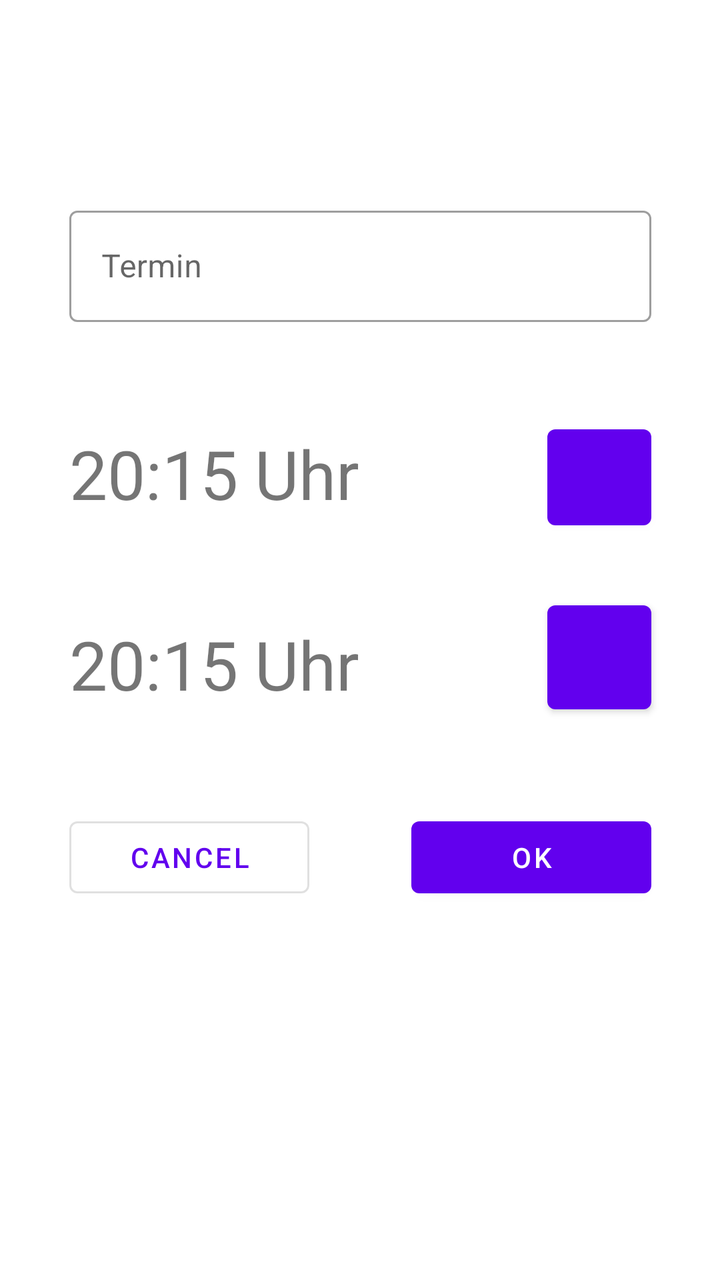
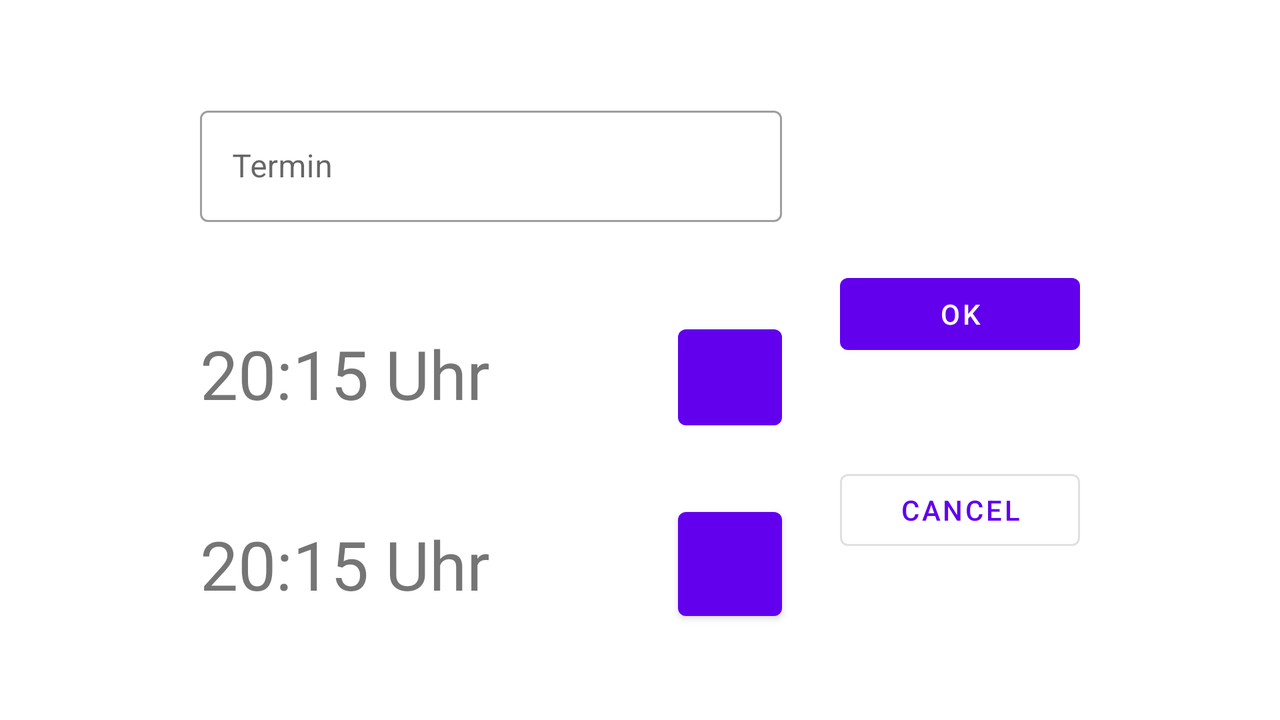

The same Android screen from two of the app's own layout files: first res/layout/ as a phone draws it, then the repository's variant for another configuration, drawn on a device whose configuration selects that folder. Both files follow.
<!-- AndroidManifest.xml: application theme Theme.CountdownTimerVM -->
<!-- res/layout/fragment_settimer.xml -->
<?xml version="1.0" encoding="utf-8"?>
<androidx.constraintlayout.widget.ConstraintLayout xmlns:android="http://schemas.android.com/apk/res/android"
    xmlns:app="http://schemas.android.com/apk/res-auto"
    xmlns:tools="http://schemas.android.com/tools"
    android:layout_width="match_parent"
    android:layout_height="match_parent"
    tools:context=".SettimerFragment">

    <Button
        android:id="@+id/btn_OK"
        android:layout_width="120dp"
        android:layout_height="wrap_content"
        android:layout_marginTop="50dp"
        android:text="@string/btn_OK"
        app:layout_constraintBottom_toBottomOf="@+id/btn_cancel"
        app:layout_constraintEnd_toEndOf="@+id/btn_edit_time"
        app:layout_constraintTop_toBottomOf="@+id/btn_edit_time" />

    <Button
        android:id="@+id/btn_cancel"
        android:layout_width="120dp"
        android:layout_height="wrap_content"
        android:layout_marginTop="50dp"
        android:text="@string/btn_CANCEL"
        style="?attr/materialButtonOutlinedStyle"
        app:layout_constraintStart_toStartOf="@+id/tv_time"
        app:layout_constraintTop_toBottomOf="@+id/tv_time" />

    <com.google.android.material.textfield.TextInputLayout
        android:id="@+id/outlinedTextfield1"
        style="@style/Widget.MaterialComponents.TextInputLayout.OutlinedBox"
        android:layout_width="291dp"
        android:layout_height="64dp"
        android:layout_marginTop="100dp"
        android:hint="@string/et_titel_label"
        app:layout_constraintEnd_toEndOf="parent"
        app:layout_constraintHorizontal_bias="0.5"
        app:layout_constraintStart_toStartOf="parent"
        app:layout_constraintTop_toTopOf="parent">

        <com.google.android.material.textfield.TextInputEditText
            android:id="@+id/edit_title"
            android:layout_width="match_parent"
            android:layout_height="wrap_content"
            android:inputType="text"
            android:textColorHint="#757575"
            tools:ignore="TextContrastCheck" />

    </com.google.android.material.textfield.TextInputLayout>


    <TextView
        android:id="@+id/tv_time"
        android:layout_width="wrap_content"
        android:layout_height="wrap_content"
        android:layout_marginTop="50dp"
        android:text="@string/tv_time_hint"
        android:textSize="34sp"
        app:layout_constraintStart_toStartOf="@+id/tv_date"
        app:layout_constraintTop_toBottomOf="@+id/tv_date"
        tools:text="20:15 Uhr" />

    <com.google.android.material.button.MaterialButton
        android:id="@+id/btn_edit_time"
        android:layout_width="52dp"
        android:layout_height="52dp"
        android:insetLeft="0dp"
        android:insetTop="0dp"
        android:insetRight="0dp"
        android:insetBottom="0dp"
        app:icon="@drawable/ic_edit"
        app:iconGravity="textStart"
        app:iconPadding="0dp"
        app:layout_constraintBottom_toBottomOf="@+id/tv_time"
        app:layout_constraintEnd_toEndOf="@+id/btn_edit_date"
        tools:ignore="SpeakableTextPresentCheck" />

    <TextView
        android:id="@+id/tv_date"
        android:layout_width="wrap_content"
        android:layout_height="wrap_content"
        android:layout_marginTop="50dp"
        android:text="@string/tv_date_hint"
        android:textSize="34sp"
        app:layout_constraintStart_toStartOf="@+id/outlinedTextfield1"
        app:layout_constraintTop_toBottomOf="@+id/outlinedTextfield1"
        tools:text="20:15 Uhr" />

    <com.google.android.material.button.MaterialButton
        android:id="@+id/btn_edit_date"
        android:layout_width="52dp"
        android:layout_height="wrap_content"
        android:layout_marginTop="54dp"
        android:insetLeft="0dp"
        android:insetTop="0dp"
        android:insetRight="0dp"
        android:insetBottom="0dp"
        app:icon="@drawable/ic_edit"
        app:iconGravity="textStart"
        app:iconPadding="0dp"
        app:layout_constraintBottom_toBottomOf="@+id/tv_date"
        app:layout_constraintEnd_toEndOf="@+id/outlinedTextfield1"
        app:layout_constraintTop_toBottomOf="@+id/outlinedTextfield1"
        tools:ignore="SpeakableTextPresentCheck" />

</androidx.constraintlayout.widget.ConstraintLayout>
<!-- resources referenced by this layout -->
<resources>
  <string name="btn_CANCEL">CANCEL</string>
  <string name="btn_OK">OK</string>
  <string name="et_titel_label">Termin</string>
  <string name="tv_date_hint">Datum</string>
  <string name="tv_time_hint">Zeit</string>
  <style name="Theme.CountdownTimerVM" parent="Theme.MaterialComponents.DayNight.DarkActionBar">
          
          <item name="colorPrimary">@color/purple_500</item>
          <item name="colorPrimaryVariant">@color/purple_700</item>
          <item name="colorOnPrimary">@color/white</item>
          
          <item name="colorSecondary">@color/teal_200</item>
          <item name="colorSecondaryVariant">@color/teal_700</item>
          <item name="colorOnSecondary">@color/black</item>
          
          <item name="android:statusBarColor" tools:targetApi="l">?attr/colorPrimaryVariant</item>
          
      </style>
</resources>
<!-- res/layout-land/fragment_settimer.xml (the repository's variant of the layout above) -->
<!-- drawn on the phone turned sideways -->
<?xml version="1.0" encoding="utf-8"?>
<androidx.constraintlayout.widget.ConstraintLayout xmlns:android="http://schemas.android.com/apk/res/android"
    xmlns:app="http://schemas.android.com/apk/res-auto"
    xmlns:tools="http://schemas.android.com/tools"
    android:layout_width="match_parent"
    android:layout_height="match_parent"
    tools:context=".SettimerFragment">

    <Button
        android:id="@+id/btn_OK"
        android:layout_width="120dp"
        android:layout_height="wrap_content"
        android:layout_marginEnd="100dp"
        android:layout_marginBottom="46dp"
        android:text="@string/btn_OK"
        app:layout_constraintBottom_toBottomOf="parent"
        app:layout_constraintEnd_toEndOf="parent"
        app:layout_constraintTop_toTopOf="parent" />

    <Button
        android:id="@+id/btn_cancel"
        style="?attr/materialButtonOutlinedStyle"
        android:layout_width="120dp"
        android:layout_height="wrap_content"
        android:layout_marginTop="50dp"
        android:text="@string/btn_CANCEL"
        app:layout_constraintEnd_toEndOf="@+id/btn_OK"
        app:layout_constraintTop_toBottomOf="@+id/btn_OK" />

    <TextView
        android:id="@+id/tv_time"
        android:layout_width="wrap_content"
        android:layout_height="wrap_content"
        android:layout_marginTop="50dp"
        android:text="@string/tv_time_hint"
        android:textSize="34sp"
        app:layout_constraintStart_toStartOf="@+id/tv_date"
        app:layout_constraintTop_toBottomOf="@+id/tv_date"
        tools:text="20:15 Uhr" />


    <TextView
        android:id="@+id/tv_date"
        android:layout_width="wrap_content"
        android:layout_height="wrap_content"
        android:layout_marginTop="50dp"
        android:text="@string/tv_date_hint"
        android:textSize="34sp"
        app:layout_constraintStart_toStartOf="@+id/outlinedTextfield1"
        app:layout_constraintTop_toBottomOf="@+id/outlinedTextfield1"
        tools:text="20:15 Uhr" />

    <com.google.android.material.button.MaterialButton
        android:id="@+id/btn_edit_time"
        android:layout_width="52dp"
        android:layout_height="52dp"
        android:insetLeft="0dp"
        android:insetTop="0dp"
        android:insetRight="0dp"
        android:insetBottom="0dp"
        app:icon="@drawable/ic_edit"
        app:iconGravity="textStart"
        app:iconPadding="0dp"
        app:layout_constraintBottom_toBottomOf="@+id/tv_time"
        app:layout_constraintEnd_toEndOf="@+id/btn_edit_date"
        app:layout_constraintTop_toTopOf="@+id/tv_time"
        tools:ignore="SpeakableTextPresentCheck" />

    <com.google.android.material.button.MaterialButton
        android:id="@+id/btn_edit_date"
        android:layout_width="52dp"
        android:layout_height="wrap_content"
        android:layout_marginTop="54dp"
        android:insetLeft="0dp"
        android:insetTop="0dp"
        android:insetRight="0dp"
        android:insetBottom="0dp"
        app:icon="@drawable/ic_edit"
        app:iconGravity="textStart"
        app:iconPadding="0dp"
        app:layout_constraintBottom_toBottomOf="@+id/tv_date"
        app:layout_constraintEnd_toEndOf="@+id/outlinedTextfield1"
        app:layout_constraintTop_toBottomOf="@+id/outlinedTextfield1"
        tools:ignore="SpeakableTextPresentCheck" />

    <com.google.android.material.textfield.TextInputLayout
        android:id="@+id/outlinedTextfield1"
        style="@style/Widget.MaterialComponents.TextInputLayout.OutlinedBox"
        android:layout_width="291dp"
        android:layout_height="64dp"
        android:layout_marginStart="100dp"
        android:layout_marginTop="50dp"
        android:hint="@string/et_titel_label"
        app:layout_constraintStart_toStartOf="parent"
        app:layout_constraintTop_toTopOf="parent">

        <com.google.android.material.textfield.TextInputEditText
            android:id="@+id/edit_title"
            android:layout_width="match_parent"
            android:layout_height="wrap_content"
            android:inputType="text"
            android:textColorHint="#757575"
            tools:ignore="TextContrastCheck" />

    </com.google.android.material.textfield.TextInputLayout>

</androidx.constraintlayout.widget.ConstraintLayout>
